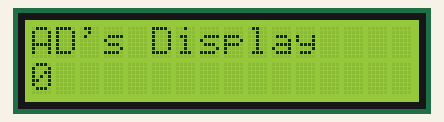
Simulated run of this sketch. Board: Arduino Uno, built with avr-gcc and run on an emulated ATmega328P. Parts: 16×2 character LCD.

Above: at 0.1 s.
At 4.1 s:
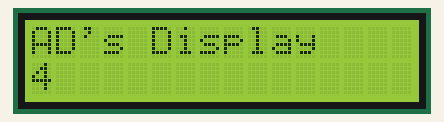
At 9.1 s:
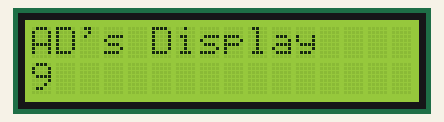
At 19.1 s:
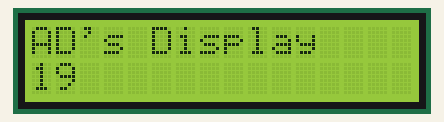
At 28.1 s:
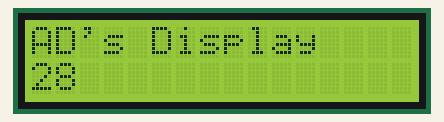
At 38.1 s:
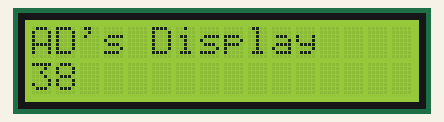

The sketch:

12-1-lcd_text_with_incrementing_number.ino
```cpp
// C++ code
// LCD text with incrementing number

#include <LiquidCrystal.h>

// Start time at 0
int time = 0;

// Initialize the library with the number of the interface pins
LiquidCrystal lcd(2, 3, 4, 5, 6, 7);

void setup()
{
  // Set up the LCD's number of columns and rows
  lcd.begin(16, 2);
  // Print message on LCD
  lcd.print("AD's Display");
}

void loop()
{
  lcd.setCursor(0,1);
  lcd.print(time);
  delay(1000);
  time++;
}
```

Measured:
- what the display in image 1 shows lasts 1.0 s, from 4.1 s to 5.1 s
